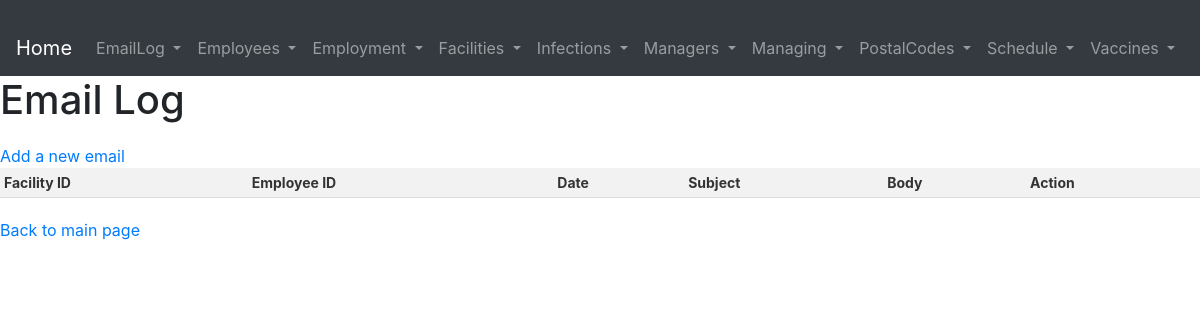
The page /pages/EmailLog/index.php on the database as committed earlier.
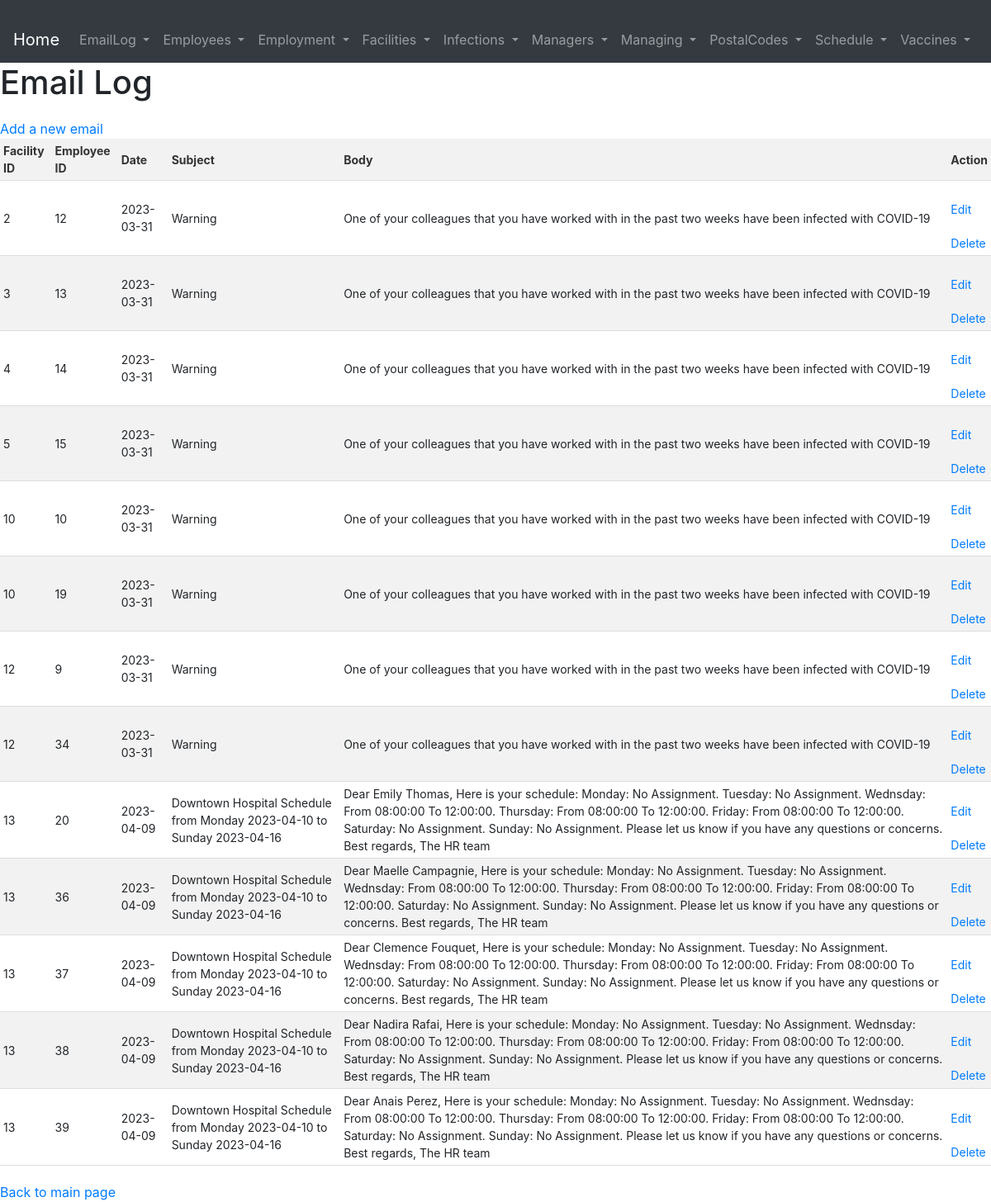
The same page on the database as committed later.
### tables this page shows
CREATE TABLE EmailLog (
   FacilityID INT,
   EmployeeID INT,
   Date DATE,
   Subject VARCHAR(255),
   Body TEXT,
   PRIMARY KEY (FacilityID, EmployeeID, Date),
   FOREIGN KEY (FacilityID) REFERENCES Facilities(FacilityID),
   FOREIGN KEY (EmployeeID) REFERENCES Employees(EmployeeID)
);

### pages/EmailLog/index.php (the view, shortened to what this page needs)
<?php require_once '../../database.php';
    include '../header.php';
    $statement = $conn->prepare('SELECT * FROM EmailLog');
    $statement->execute();
    mysqli_stmt_bind_result($statement, $row['FacilityID'], $row['EmployeeID'], $row['Date'], $row['Subject'], $row['Body']);
?>
<!DOCTYPE html>
<html lang="en">
<head>
    <link rel="stylesheet" href="../../pages/style.css">
</head>
<body>
    <h1>Email Log</h1>
    <a href="./create.php">Add a new email</a>
    <table>
        <thead>
            <tr>
                <th>Facility ID</th>
                <th>Employee ID</th>
                <th>Date</th>
                <th>Subject</th>
                <th>Body</th>
                <th>Action</th>
            </tr>
        </thead>
        <tbody>
            <?php while (mysqli_stmt_fetch($statement)) {?>
                <tr>
                    <td><?php echo $row['FacilityID'] ?></td>
                    <td><?php echo $row['EmployeeID'] ?></td>
                    <td><?php echo $row['Date'] ?></td>
                    <td><?php echo $row['Subject'] ?></td>
                    <td><?php echo $row['Body'] ?></td>
                    <td>
                        <a href="./edit.php?FacilityID=<?php echo $row["FacilityID"] ?>&EmployeeID=<?php echo $row["EmployeeID"] ?>&Date=<?php echo $row["Date"] ?>">Edit</a>
                        <a href="./delete.php?FacilityID=<?php echo $row["FacilityID"] ?>&EmployeeID=<?php echo $row["EmployeeID"] ?>&Date=<?php echo $row["Date"] ?>">Delete</a>
                    </td>
                </tr>
            <?php }; ?>
        </tbody>
    </table>
    <a href="../../index.php">Back to main page</a>
</body>
</html>

### pages/header.php (shortened to what this page needs)
<?php
$path ='https://lcc5531.encs.concordia.ca/5531';
?>
<!DOCTYPE html>
<html>
<head>
	<link rel="stylesheet" href="https://maxcdn.bootstrapcdn.com/bootstrap/4.5.2/css/bootstrap.min.css">
</head>
<body>
<nav class="navbar navbar-expand-lg navbar-dark bg-dark">
  <a class="navbar-brand" href="<?php echo $path ?>">Home</a>
  <div class="collapse navbar-collapse" id="navbarNav">
    <ul class="navbar-nav">
    <li class="nav-item dropdown">
        <a class="nav-link dropdown-toggle" href="<?php echo $path ?>/pages/EmailLog/index.php" id="navbarDropdownMenuLink" role="button" data-toggle="dropdown" aria-haspopup="true" aria-expanded="false">
          EmailLog
        </a>
      </li>
      <li class="nav-item dropdown">
        <a class="nav-link dropdown-toggle" href="<?php echo $path ?>/pages/Employees/index.php" id="navbarDropdownMenuLink" role="button" data-toggle="dropdown" aria-haspopup="true" aria-expanded="false">
          Employees
        </a>
      </li>
      <li class="nav-item dropdown">
        <a class="nav-link dropdown-toggle" href="<?php echo $path ?>/pages/Employment/index.php" id="navbarDropdownMenuLink" role="button" data-toggle="dropdown" aria-haspopup="true" aria-expanded="false">
        Employment
        </a>
      </li>
      <li class="nav-item dropdown">
        <a class="nav-link dropdown-toggle" href="<?php echo $path ?>/pages/Facilities/index.php" id="navbarDropdownMenuLink" role="button" data-toggle="dropdown" aria-haspopup="true" aria-expanded="false">
        Facilities
        </a>
      </li>
      <li class="nav-item dropdown">
        <a class="nav-link dropdown-toggle" href="<?php echo $path ?>/pages/Infections/index.php" id="navbarDropdownMenuLink" role="button" data-toggle="dropdown" aria-haspopup="true" aria-expanded="false">
        Infections
        </a>
      </li>
      <li class="nav-item dropdown">
        <a class="nav-link dropdown-toggle" href="<?php echo $path ?>/pages/Managers/index.php" id="navbarDropdownMenuLink" role="button" data-toggle="dropdown" aria-haspopup="true" aria-expanded="false">
        Managers
        </a>
      </li>
      <li class="nav-item dropdown">
        <a class="nav-link dropdown-toggle" href="<?php echo $path ?>/pages/Managing/index.php" id="navbarDropdownMenuLink" role="button" data-toggle="dropdown" aria-haspopup="true" aria-expanded="false">
        Managing
        </a>
      </li>
      <li class="nav-item dropdown">
        <a class="nav-link dropdown-toggle" href="<?php echo $path ?>/pages/PostalCodes/index.php" id="navbarDropdownMenuLink" role="button" data-toggle="dropdown" aria-haspopup="true" aria-expanded="false">
        PostalCodes
        </a>
      </li>
      <li class="nav-item dropdown">
        <a class="nav-link dropdown-toggle" href="<?php echo $path ?>/pages/Schedule/index.php" id="navbarDropdownMenuLink" role="button" data-toggle="dropdown" aria-haspopup="true" aria-expanded="false">
        Schedule
        </a>
      </li>
      <li class="nav-item dropdown">
        <a class="nav-link dropdown-toggle" href="<?php echo $path ?>/pages/Vaccines/index.php" id="navbarDropdownMenuLink" role="button" data-toggle="dropdown" aria-haspopup="true" aria-expanded="false">
        Vaccines
        </a>
      </li>
    </ul>
  </div>
</nav>

### pages/style.css (style rules this page uses)
table { border-collapse: collapse; width: 100%; margin-top: 20px auto; }
th, td { padding: 4px; text-align: left; border-bottom: 1px solid #ddd; font-size: 14px; }
th { background-color: #f2f2f2; color: #333; font-weight: bold; }
tr:nth-child(even) { background-color: #f2f2f2; }
a { display: block; margin-top: 20px; }

Rows that differ between the two databases and show on the page:
added emaillog: FacilityID "2", EmployeeID "12", Date "2023-03-31", Subject "Warning", Body "One of your colleagues that you have worked with in the past two weeks have been infected with COVID-19"
added emaillog: FacilityID "3", EmployeeID "13", Date "2023-03-31", Subject "Warning", Body "One of your colleagues that you have worked with in the past two weeks have been infected with COVID-19"
added emaillog: FacilityID "4", EmployeeID "14", Date "2023-03-31", Subject "Warning", Body "One of your colleagues that you have worked with in the past two weeks have been infected with COVID-19"
added emaillog: FacilityID "5", EmployeeID "15", Date "2023-03-31", Subject "Warning", Body "One of your colleagues that you have worked with in the past two weeks have been infected with COVID-19"
added emaillog: FacilityID "10", EmployeeID "10", Date "2023-03-31", Subject "Warning", Body "One of your colleagues that you have worked with in the past two weeks have been infected with COVID-19"
added emaillog: FacilityID "10", EmployeeID "19", Date "2023-03-31", Subject "Warning", Body "One of your colleagues that you have worked with in the past two weeks have been infected with COVID-19"
added emaillog: FacilityID "12", EmployeeID "9", Date "2023-03-31", Subject "Warning", Body "One of your colleagues that you have worked with in the past two weeks have been infected with COVID-19"
added emaillog: FacilityID "12", EmployeeID "34", Date "2023-03-31", Subject "Warning", Body "One of your colleagues that you have worked with in the past two weeks have been infected with COVID-19"
added emaillog: FacilityID "13", EmployeeID "20", Date "2023-04-09", Subject "Downtown Hospital Schedule from Monday 2023-04-10 to Sunday 2023-04-16", Body "Dear Emily Thomas, Here is your schedule: Monday: No Assignment. Tuesday: No Assignment. Wednsday: From 08:00:00 To 12:00:00. Thursday: From 08:00:00 To 12:00:00. Friday: From 08:00:00 To 12:00:00. Saturday: No Assignment. Sunday: No Assignment. Please let us know if you have any questions or concerns. Best regards, The HR team"
added emaillog: FacilityID "13", EmployeeID "36", Date "2023-04-09", Subject "Downtown Hospital Schedule from Monday 2023-04-10 to Sunday 2023-04-16", Body "Dear Maelle Campagnie, Here is your schedule: Monday: No Assignment. Tuesday: No Assignment. Wednsday: From 08:00:00 To 12:00:00. Thursday: From 08:00:00 To 12:00:00. Friday: From 08:00:00 To 12:00:00. Saturday: No Assignment. Sunday: No Assignment. Please let us know if you have any questions or concerns. Best regards, The HR team"
added emaillog: FacilityID "13", EmployeeID "37", Date "2023-04-09", Subject "Downtown Hospital Schedule from Monday 2023-04-10 to Sunday 2023-04-16", Body "Dear Clemence Fouquet, Here is your schedule: Monday: No Assignment. Tuesday: No Assignment. Wednsday: From 08:00:00 To 12:00:00. Thursday: From 08:00:00 To 12:00:00. Friday: From 08:00:00 To 12:00:00. Saturday: No Assignment. Sunday: No Assignment. Please let us know if you have any questions or concerns. Best regards, The HR team"
added emaillog: FacilityID "13", EmployeeID "38", Date "2023-04-09", Subject "Downtown Hospital Schedule from Monday 2023-04-10 to Sunday 2023-04-16", Body "Dear Nadira Rafai, Here is your schedule: Monday: No Assignment. Tuesday: No Assignment. Wednsday: From 08:00:00 To 12:00:00. Thursday: From 08:00:00 To 12:00:00. Friday: From 08:00:00 To 12:00:00. Saturday: No Assignment. Sunday: No Assignment. Please let us know if you have any questions or concerns. Best regards, The HR team"
added emaillog: FacilityID "13", EmployeeID "39", Date "2023-04-09", Subject "Downtown Hospital Schedule from Monday 2023-04-10 to Sunday 2023-04-16", Body "Dear Anais Perez, Here is your schedule: Monday: No Assignment. Tuesday: No Assignment. Wednsday: From 08:00:00 To 12:00:00. Thursday: From 08:00:00 To 12:00:00. Friday: From 08:00:00 To 12:00:00. Saturday: No Assignment. Sunday: No Assignment. Please let us know if you have any questions or concerns. Best regards, The HR team"
